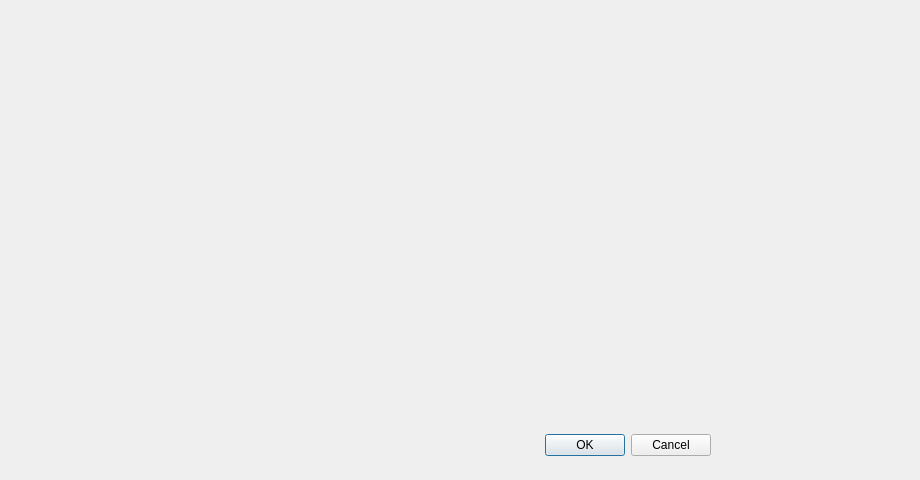
<?xml version="1.0" encoding="UTF-8"?>
<ui version="4.0">
 <class>Instrucciones</class>
 <widget class="QDialog" name="Instrucciones">
  <property name="geometry">
   <rect>
    <x>0</x>
    <y>0</y>
    <width>920</width>
    <height>480</height>
   </rect>
  </property>
  <property name="windowTitle">
   <string>Dialog</string>
  </property>
  <widget class="QDialogButtonBox" name="Botones">
   <property name="geometry">
    <rect>
     <x>200</x>
     <y>420</y>
     <width>511</width>
     <height>51</height>
    </rect>
   </property>
   <property name="orientation">
    <enum>Qt::Horizontal</enum>
   </property>
   <property name="standardButtons">
    <set>QDialogButtonBox::Cancel|QDialogButtonBox::Ok</set>
   </property>
  </widget>
 </widget>
 <resources/>
 <connections>
  <connection>
   <sender>Botones</sender>
   <signal>accepted()</signal>
   <receiver>Instrucciones</receiver>
   <slot>accept()</slot>
   <hints>
    <hint type="sourcelabel">
     <x>248</x>
     <y>254</y>
    </hint>
    <hint type="destinationlabel">
     <x>157</x>
     <y>274</y>
    </hint>
   </hints>
  </connection>
  <connection>
   <sender>Botones</sender>
   <signal>rejected()</signal>
   <receiver>Instrucciones</receiver>
   <slot>reject()</slot>
   <hints>
    <hint type="sourcelabel">
     <x>316</x>
     <y>260</y>
    </hint>
    <hint type="destinationlabel">
     <x>286</x>
     <y>274</y>
    </hint>
   </hints>
  </connection>
 </connections>
</ui>
